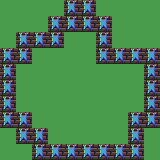

The image is a tile-based game level rendered from a .tmx file. Its description and complete source (layers, tilesets, objects, tile grids) follow:
An orthogonal 10x10 tile map with 16x16 px tiles, 2 tile layers (Слой тайлов 2, Слой тайлов 2), 2 tilesets.

<map version="1.2" tiledversion="1.2.4" orientation="orthogonal" renderorder="right-down" width="10" height="10" tilewidth="16" tileheight="16" infinite="0" nextlayerid="4" nextobjectid="1">
 <tileset firstgid="1" source="0x72_DungeonTilesetII_v1.1.tsx" />
 <tileset firstgid="1025" source="grass16x16.tsx" />
 <layer id="2" name="Слой тайлов 2" width="10" height="10">
  <data encoding="csv">
1121,1121,1121,1121,1121,1121,1121,1121,1121,1121,
1121,1121,1121,1121,1121,1121,1121,1121,1121,1121,
1121,1121,1121,1121,1121,1121,1121,1121,1121,1121,
1121,1121,1121,1121,1121,1121,1121,1121,1121,1121,
1121,1121,1121,1121,1121,1121,1121,1121,1121,1121,
1121,1121,1121,1121,1121,1121,1121,1121,1121,1121,
1121,1121,1121,1121,1121,1121,1121,1121,1121,1121,
1121,1121,1121,1121,1121,1121,1121,1121,1121,1121,
1121,1121,1121,1121,1121,1121,1121,1121,1121,1121,
1121,1121,1121,1121,1121,1121,1121,1121,1121,1121
</data>
 </layer>
 <layer id="3" name="Слой тайлов 2" width="10" height="10">
  <data encoding="csv">
0,0,0,0,67,67,0,0,0,0,
0,0,0,67,67,67,67,0,0,0,
0,67,67,67,0,0,67,0,0,0,
67,67,0,0,0,0,67,67,67,67,
67,0,0,0,0,0,0,0,0,67,
67,0,0,0,0,0,0,0,0,67,
67,0,0,0,0,0,0,0,0,67,
67,67,0,0,0,0,0,0,67,67,
0,67,67,0,0,0,0,0,67,0,
0,0,67,67,67,67,67,67,67,0
</data>
 </layer>
</map>
